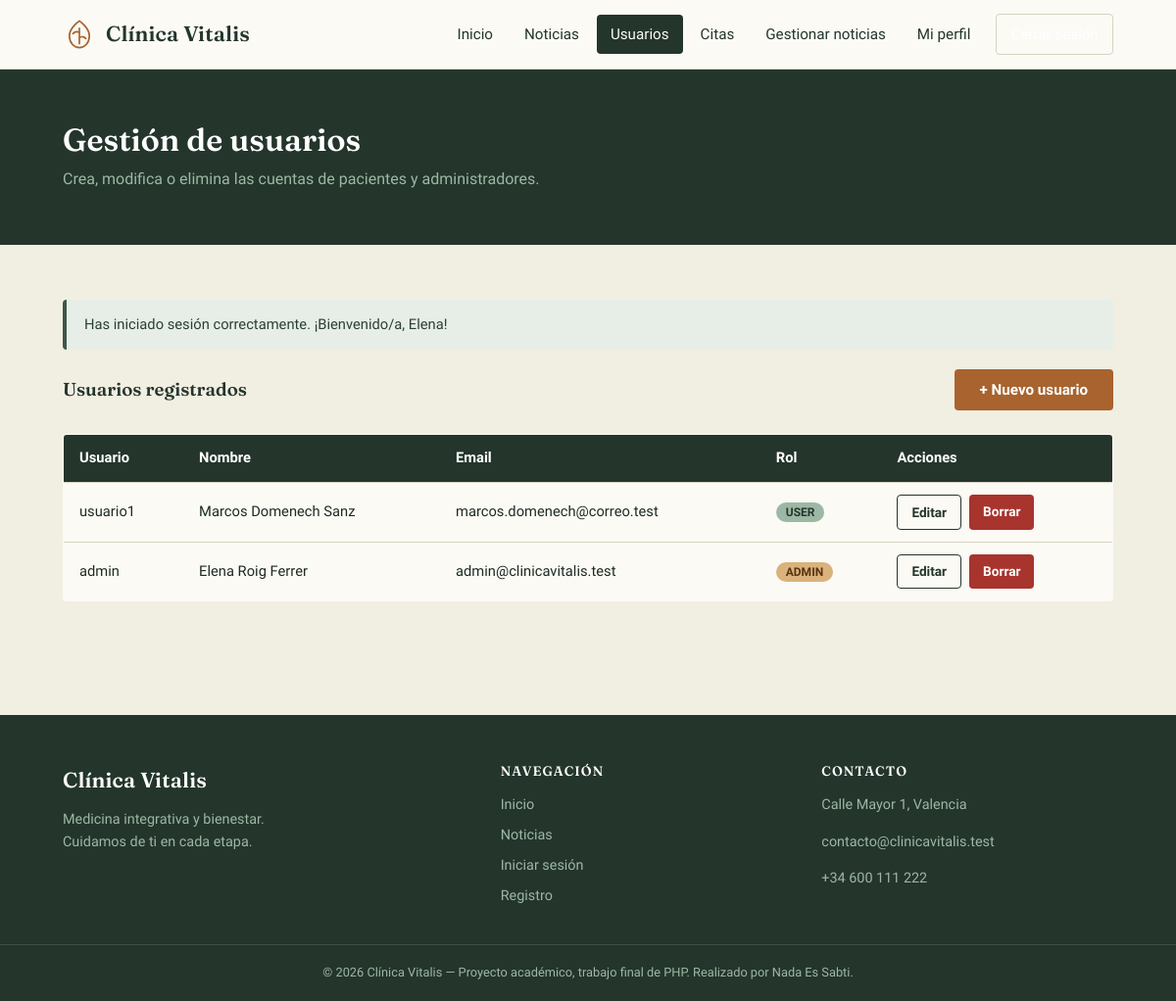
Page /usuarios-administracion.php (signed in) on the committed database.
### tables this page shows
CREATE TABLE IF NOT EXISTS users_login (
    idLogin     INT AUTO_INCREMENT PRIMARY KEY,
    idUser      INT NOT NULL UNIQUE,
    usuario     VARCHAR(60)  NOT NULL UNIQUE,
    password    VARCHAR(255) NOT NULL,
    rol         ENUM('admin','user') NOT NULL DEFAULT 'user',
    CONSTRAINT fk_login_user FOREIGN KEY (idUser)
        REFERENCES users_data(idUser)
        ON DELETE CASCADE ON UPDATE CASCADE
);

CREATE TABLE IF NOT EXISTS users_data (
    idUser          INT AUTO_INCREMENT PRIMARY KEY,
    nombre          VARCHAR(100)    NOT NULL,
    apellidos       VARCHAR(150)    NOT NULL,
    email           VARCHAR(150)    NOT NULL UNIQUE,
    telefono        VARCHAR(20)     NOT NULL,
    fecha_nacimiento DATE           NOT NULL,
    direccion       VARCHAR(255)    DEFAULT NULL,
    sexo            ENUM('Mujer','Hombre','Otro') DEFAULT 'Otro'
);

### usuarios-administracion.php (the view, shortened to what this page needs)
<?php
require_once 'includes/functions.php';
require_once 'includes/db.php';
$usuarios = mysqli_query($conexion,
    "SELECT d.idUser, d.nombre, d.apellidos, d.email, d.telefono, d.fecha_nacimiento, d.direccion, d.sexo, l.usuario, l.rol
     FROM users_data d INNER JOIN users_login l ON l.idUser = d.idUser
     ORDER BY d.idUser DESC");
?>
<!DOCTYPE html>
<html lang="es">
<head>
<link rel="stylesheet" href="css/style.css">
</head>
<body>
<?php include 'includes/navbar.php'; ?>
<div class="pagina-cabecera">
    <div class="contenedor">
        <h1>Gestión de usuarios</h1>
        <p>Crea, modifica o elimina las cuentas de pacientes y administradores.</p>
    </div>
</div>
<section class="seccion">
    <div class="contenedor">
        <div class="panel-cabecera">
            <h3 style="margin:0;">Usuarios registrados</h3>
            <button class="boton" onclick="document.getElementById('crearUsuario').showModal()">+ Nuevo usuario</button>
        </div>
        <div style="overflow-x:auto;">
        <table class="tabla-admin">
            <thead>
                <tr><th>Usuario</th><th>Nombre</th><th>Email</th><th>Rol</th><th>Acciones</th></tr>
            </thead>
            <tbody>
                <?php while ($u = mysqli_fetch_assoc($usuarios)): ?>
                <tr>
                    <td><?= htmlspecialchars($u['usuario'], ENT_QUOTES, 'UTF-8') ?></td>
                    <td><?= htmlspecialchars($u['nombre'] . ' ' . $u['apellidos'], ENT_QUOTES, 'UTF-8') ?></td>
                    <td><?= htmlspecialchars($u['email'], ENT_QUOTES, 'UTF-8') ?></td>
                    <td><span class="badge <?= $u['rol'] === 'admin' ? 'badge-admin' : 'badge-user' ?>"><?= $u['rol'] ?></span></td>
                    <td class="acciones-tabla">
                        <button class="boton boton-secundario boton-pequeno" onclick="document.getElementById('editar-<?= $u['idUser'] ?>').showModal()">Editar</button>
                        <a class="boton boton-peligro boton-pequeno" href="usuarios-administracion.php?borrar=<?= $u['idUser'] ?>" onclick="return confirm('¿Borrar este usuario y todos sus datos asociados?')">Borrar</a>
                    </td>
                </tr>
                <?php endwhile; ?>
            </tbody>
        </table>
        </div>
    </div>
</section>
<?php include 'includes/footer.php'; ?>
</body>
</html>

### css/style.css (style rules this page uses)
:root { --tinta: #1E2B24; --verde-900: #24352C; --verde-700: #3C5847; --verde-500: #587A63; --verde-300: #9CB8A4; --papel: #F1EEE2; --papel-alto: #FBFAF5; --ocre: #A8632E; --ocre-claro: #D9B27C; --linea: #D8D3C1; --error: #A8342E; --exito: #3C5847; --fuente-display: 'Fraunces', Georgia, serif; --fuente-texto: 'Work Sans', Arial, sans-serif; --radio: 4px; --sombra: 0 10px 30px rgba(30, 43, 36, 0.10); }
* { box-sizing: border-box; }
html { scroll-behavior: smooth; }
body { margin: 0; font-family: var(--fuente-texto); color: var(--tinta); background: var(--papel); line-height: 1.6; }
h1, h2, h3, h4 { font-family: var(--fuente-display); color: var(--verde-900); line-height: 1.15; margin: 0 0 0.5em; font-weight: 600; }
a { color: var(--ocre); text-decoration: none; }
.contenedor { max-width: 1120px; margin: 0 auto; padding: 0 24px; }
.boton { display: inline-block; background: var(--ocre); color: #fff; border: none; padding: 12px 26px; border-radius: var(--radio); font-family: var(--fuente-texto); font-weight: 600; font-size: 0.95rem; cursor: pointer; transition: background 0.15s ease; }
.boton-secundario { background: transparent; color: var(--verde-900); border: 1.5px solid var(--verde-900); }
.boton-peligro { background: var(--error); }
.boton-pequeno { padding: 7px 14px; font-size: 0.85rem; }
.pagina-cabecera { background: var(--verde-900); color: var(--papel-alto); padding: 54px 0; }
.pagina-cabecera h1 { color: #fff; margin: 0; }
.pagina-cabecera p { color: var(--verde-300); margin: 8px 0 0; }
.seccion { padding: 56px 0; }
.tabla-admin { width: 100%; border-collapse: collapse; background: var(--papel-alto); border: 1px solid var(--linea); border-radius: var(--radio); overflow: hidden; }
.tabla-admin th, .tabla-admin td { padding: 12px 16px; text-align: left; border-bottom: 1px solid var(--linea); font-size: 0.92rem; }
.tabla-admin th { background: var(--verde-900); color: #fff; font-weight: 600; }
.tabla-admin tr:last-child td { border-bottom: none; }
.acciones-tabla { display: flex; gap: 8px; }
.badge { padding: 3px 10px; border-radius: 20px; font-size: 0.75rem; font-weight: 700; text-transform: uppercase; }
.badge-admin { background: var(--ocre-claro); color: #5a3311; }
.badge-user { background: var(--verde-300); color: var(--verde-900); }
.panel-cabecera { display: flex; justify-content: space-between; align-items: center; margin-bottom: 24px; flex-wrap: wrap; gap: 12px; }

### rows in the picture
users_login: usuario "usuario1", idUser.apellidos "Marcos Domenech Sanz", idUser.email "marcos.domenech@correo.test", rol "USER"
users_login: usuario "admin", idUser.apellidos "Elena Roig Ferrer", idUser.email "admin@clinicavitalis.test", rol "ADMIN"

### other values in the picture
$m['texto'] "Has iniciado sesión correctamente. ¡Bienvenido/a, Elena!"
